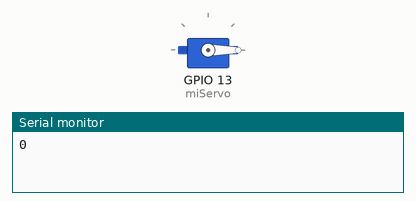
The sketch below on a simulated ESP32. Shown: servo, the last lines printed to the serial monitor.

Above: at 0.05 s.
At 3.0 s:
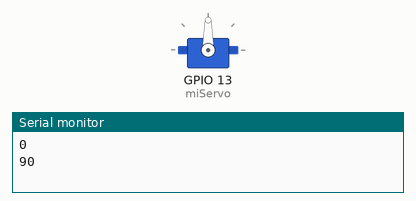
At 6.0 s:
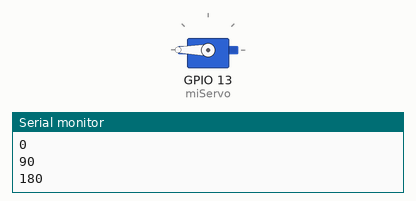
Timing chart, 0 to 7.8 s (numbered marks = the images above):
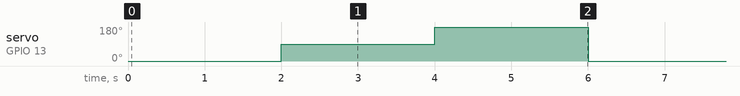

The sketch:

TestDirectional.ino
```cpp
#include <ESP32Servo.h>

Servo miServo;

void setup() {
  Serial.begin(115200);
  miServo.attach(13, 500, 2400);
}

void loop() {
  miServo.write(0);
  Serial.println(0);
  delay(2000);

  miServo.write(90);
  Serial.println(90);
  delay(2000);

  miServo.write(180);
  Serial.println(180);
  delay(2000);
}
```

Measured:
- by itself, servo on GPIO 13 (miServo): repeats every 6.0 s: 180° 2.0 s, 0° 2.0 s, 90° 2.0 s
